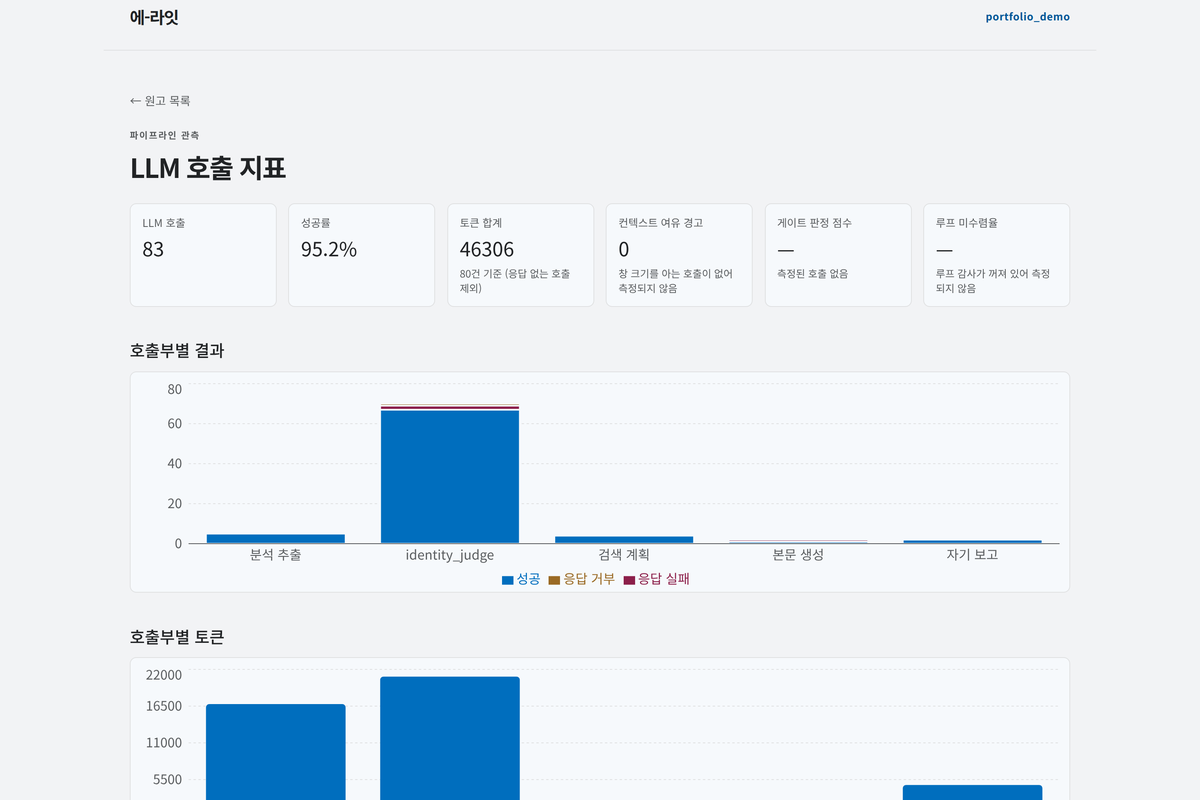
#> input picture docs/img/관측대시보드_3x2.png, 1200 x 800 px
$ python -i normalize.py   (imports and definitions only)
#> lines starting #> are read from the running program, lines starting #| are printed output that depends on the picture; after the words box and inside, x2 and y2 are one past the last pixel; in counts of white or black regions, pixels touching at a corner belong together
#!/usr/bin/env python3
"""docs/img 스크린샷 정규화 — 오너 결정 2026-08-25.

원본 5장은 서로 다른 창 크기로 찍혀 비율이 1.25~1.82로 퍼져 있다(측정 기록:
daily_logs/2026-08-25/work_log.md). 문서에 나란히 놓을 수 있게 아래 규칙으로 통일한다.

  1. 배경색(가장자리 최다색으로 측정, 다섯 장 모두 #f1f8ff)과 같은 색의 여백을
     24px만 남기고 잘라낸다 — 죽은 여백 제거 + 콘텐츠 중앙 배치.
  2. 3:2 캔버스에 같은 배경색으로 패딩해 콘텐츠를 중앙에 놓는다.
     패딩색 = 페이지 배경색이므로 이음새가 없다(검은 레터박스를 쓰지 않는 이유).
  3. 1200x800으로 리샘플(Lanczos)해 폭을 통일한다.

출력은 <이름>_3x2.png — 원본은 건드리지 않는다. 재실행 가능(멱등).
의존: Python3 + Pillow. 사용: python3 docs/img/normalize.py
"""

import sys
from collections import Counter
from pathlib import Path

from PIL import Image, ImageChops

TARGET_RATIO = 3 / 2       # 대상 가로세로비 (3:2 — 후보 중 패딩 총량 최소)
OUT_SIZE = (1200, 800)     # 최종 출력 치수 (README 본문폭보다 넉넉 → 레티나에서 선명)
MARGIN = 24                # 오토크롭 후 콘텐츠 주변에 남기는 여백(px)
SUM_THRESHOLD = 30         # 배경색과의 채널 편차 합이 이 값 이하면 여백으로 본다
BG_UNIFORMITY_WARN = 0.90  # 가장자리 최다색 점유율이 이 미만이면 경고(크롬 섞임 의심)

RESAMPLE = getattr(getattr(Image, "Resampling", Image), "LANCZOS")


def measure_background(im):
    """가장자리 2px의 최다색 = 페이지 배경색. (점유율, 색) 반환."""
    w, h = im.size
    px = im.load()
    border = [px[x, y][:3] for y in (0, 1, h - 2, h - 1) for x in range(w)]
    border += [px[x, y][:3] for x in (0, 1, w - 2, w - 1) for y in range(h)]
    color, count = Counter(border).most_common(1)[0]
    return color, count / len(border)


def content_bbox(im, bg):
    """배경색과 다른 픽셀의 경계 상자. 채널 편차의 **합**이 임계를 넘으면 콘텐츠로 본다.

    채널별 최댓값 기준으로 잡으면 그림자·안티앨리어싱의 옅은 꼬리(합 ~20)까지 콘텐츠로
    분류돼 bbox가 화면 전체로 뛴다(2026-08-25 실측). 흰 카드 내부는 배경(#f1f8ff)과
    편차 합이 ~21이라 못 잡을 수 있으나, 카드의 테두리·그림자가 잡히므로 bbox 용도에는
    충분하다.
    """
    diff = ImageChops.difference(im, Image.new("RGB", im.size, bg))
    total = ImageChops.add(
        ImageChops.add(diff.getchannel(0), diff.getchannel(1)), diff.getchannel(2)
    )
    mask = total.point(lambda v: v > SUM_THRESHOLD and 255)
    return mask.getbbox() or (0, 0, im.width, im.height)


def normalize(path):
#> called with path = '관측대시보드_3x2.png'
    im = Image.open(path).convert("RGB")
#> im is the input picture: PIL image 1200x800 RGB; mean R, G, B 228.3, 236, 242.7
    bg, uniformity = measure_background(im)
#> in measure_background, `border = [px[x, y][:3] for y in (0, 1, h - 2, h - 1) for x in range(w)]`: border = 4800 items, first 6: (242, 243, 245), (242, 243, 245), (242, 243, 245), (242, 243, 245), (242, 243, 245), (242, 243, 245)
#> in measure_background, `border += [px[x, y][:3] for x in (0, 1, w - 2, w - 1) for y in range(h)]`: border = 8000 items, first 6: (242, 243, 245), (242, 243, 245), (242, 243, 245), (242, 243, 245), (242, 243, 245), (242, 243, 245)
#> in measure_background, `color, count = Counter(border).most_common(1)[0]`: color = (242, 243, 245); count = 6112
#> bg = (242, 243, 245); uniformity = 0.764
    if uniformity < BG_UNIFORMITY_WARN:
        print(f"  ★ 경고: 가장자리 단색 점유율 {uniformity:.1%} — 브라우저 크롬이 섞였는지 확인")
#|   ★ 경고: 가장자리 단색 점유율 76.4% — 브라우저 크롬이 섞였는지 확인

    x0, y0, x1, y1 = content_bbox(im, bg)
#> in content_bbox, `diff = ImageChops.difference(im, Image.new("RGB", im.size, bg))`:
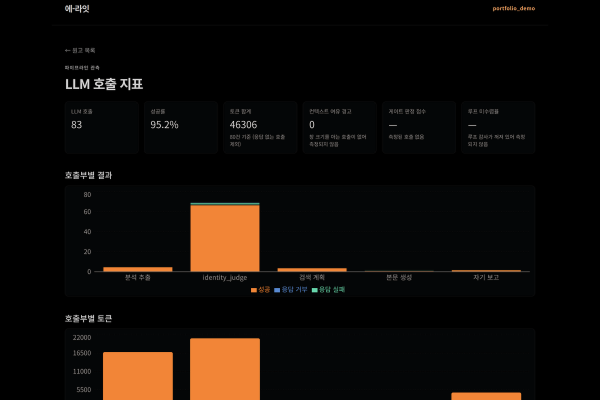
#> diff: PIL image 1200x800 RGB (shown at 1/2 size); mean R, G, B 16.8, 11.5, 7.5
#> in content_bbox, `mask = total.point(lambda v: v > SUM_THRESHOLD and 255)`:
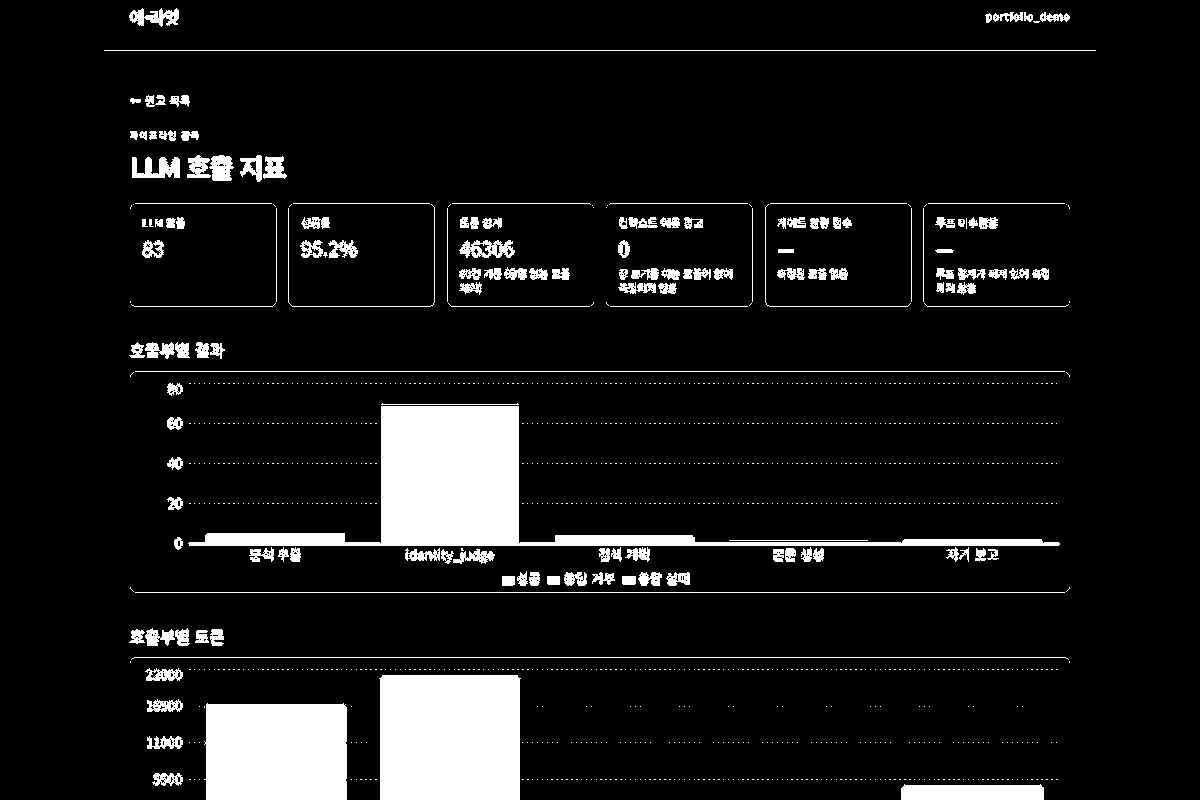
#> mask: PIL image 1200x800 L; 8.9% white; 1217 white regions (1073 under 20 px), largest, box (x1, y1, x2, y2) and area: (188, 406, 1060, 546) 24898, (379, 675, 521, 800) 17492, (204, 703, 347, 800) 13535
#> x0 = 104; y0 = 8; x1 = 1096; y1 = 800
    x0, y0 = max(0, x0 - MARGIN), max(0, y0 - MARGIN)
#> x0 = 80; y0 = 0
    x1, y1 = min(im.width, x1 + MARGIN), min(im.height, y1 + MARGIN)
#> x1 = 1120
    content = im.crop((x0, y0, x1, y1))
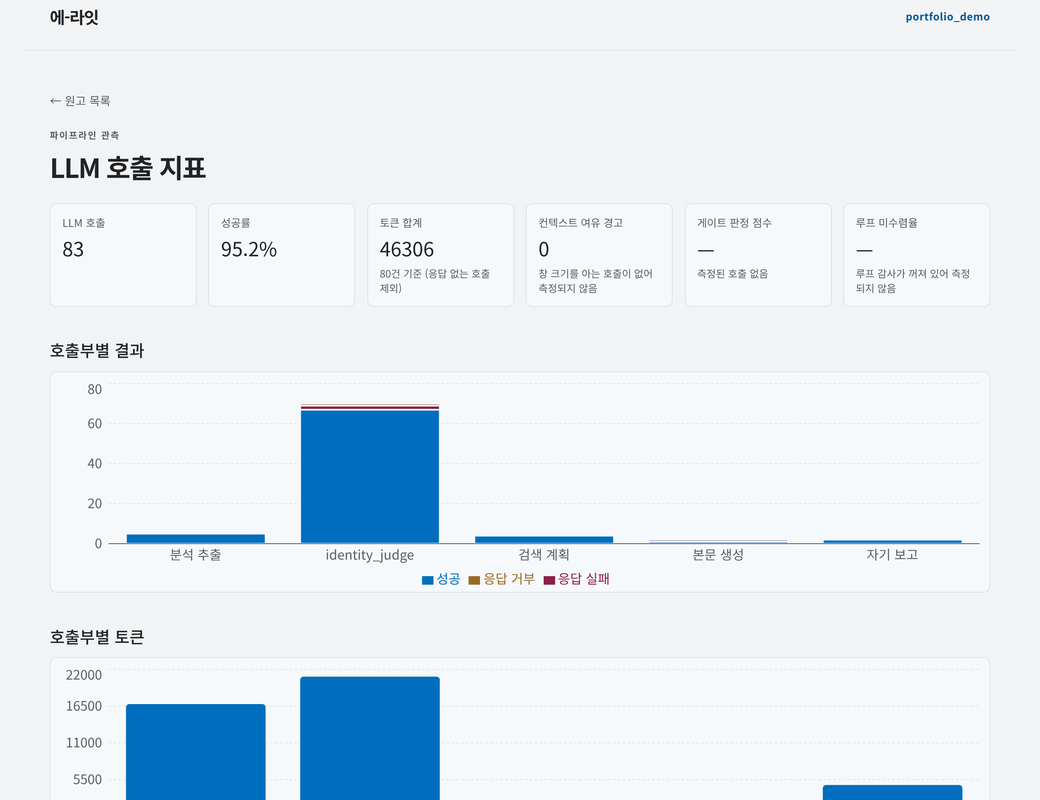
#> content: PIL image 1040x800 RGB; mean R, G, B 226.2, 234.9, 242.4

    # 3:2 캔버스 — 부족한 방향을 배경색으로 채우고 중앙 배치
    cw, ch = content.size
    if cw / ch < TARGET_RATIO:
        canvas_w, canvas_h = round(ch * TARGET_RATIO), ch
    else:
        canvas_w, canvas_h = cw, round(cw / TARGET_RATIO)
    canvas = Image.new("RGB", (canvas_w, canvas_h), bg)
    canvas.paste(content, ((canvas_w - cw) // 2, (canvas_h - ch) // 2))

    out = canvas.resize(OUT_SIZE, RESAMPLE)
#> (the run stopped early here; a loop or call above may not have finished)
